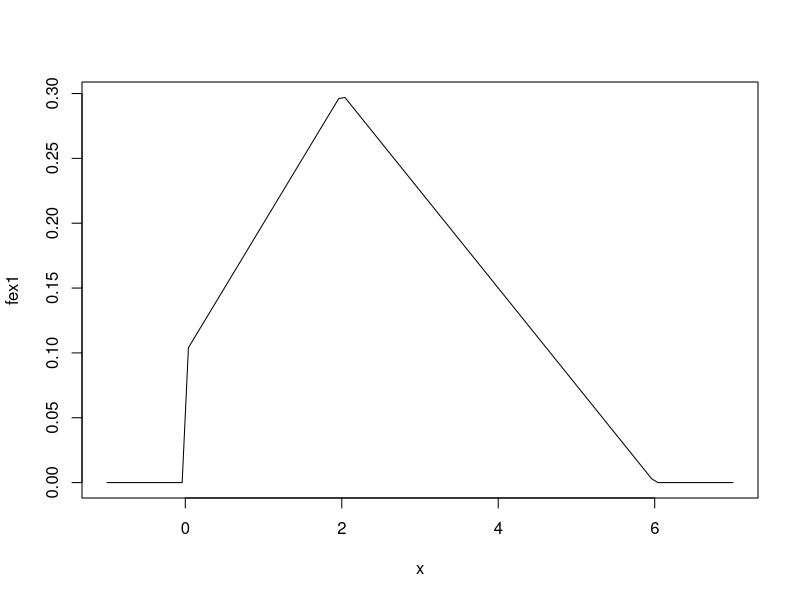
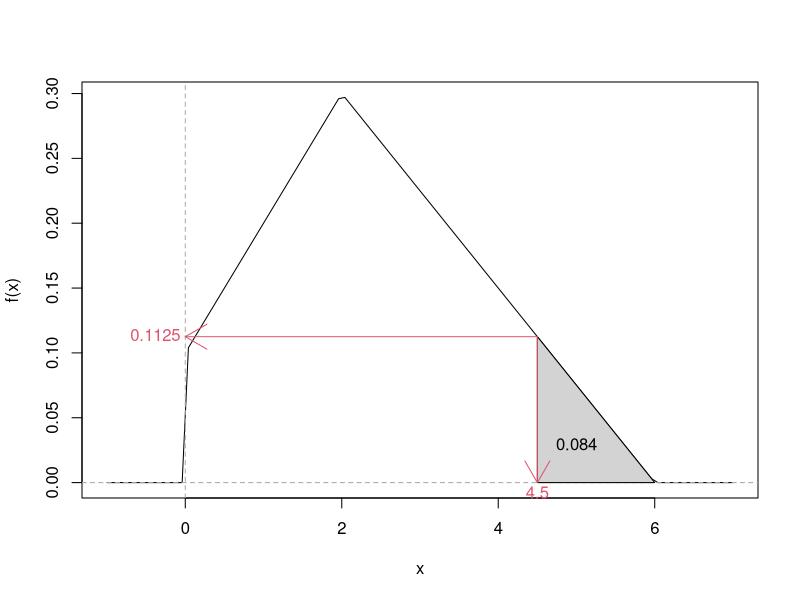

Reproduce these figures in R, in order.
##======================================================================
## Resolução dos exercícios da página probabilidade.html
##======================================================================

##----------------------------------------------------------------------
## ----- ex1
## a. Mostre que $f(x)$ é uma f.d.p.
fex1 <- function(x){
    fx <- numeric(length(x))
    fx[x < 0] <- 0
    fx[x >= 0 & x <= 2] <- (1/10) * x[x >= 0 & x <= 2] + (1/10)
    fx[x > 2 & x <= 6] <- (-3/40) * x[x > 2 & x <= 6] + (9/20)
    fx[x > 6] <- 0
    return(fx)
}
plot(fex1, -1, 7)
integrate(fex1, 0, 6)
## b. Qual a renda média nesta localidade?
## Cria uma função para a esperança
efex1 <- function(x) { x * fex1(x) }
integrate(efex1, 0, 6)
## c. Calcule a probabilidade de encontrar uma pessoa com renda acima
## de 4,5 u.m. e indique o resultado no gráfico da distribuição.
int <- integrate(fex1, 4.5, 6)
int
## Um exemplo de gráfico mais elaborado
plot(fex1, -1, 7, xlab = "x", ylab = "f(x)")
abline(h = 0, col = "darkgray", lty = 2)
abline(v = 0, col = "darkgray", lty = 2)
polygon(x = c(4.5, 4.5, 6), y = c(0, fex1(4.5), 0),
        dens = -1, col = "lightgray")
arrows(x0 = 4.5, y0 = fex1(4.5), x1 = 4.5, y1 = 0, col = 2)
arrows(x0 = 4.5, y0 = fex1(4.5), x1 = 0, y1 = fex1(4.5), col = 2)
text(x = 4.5, y = 0, labels = 4.5, pos = 1, offset = 0.25, col = 2)
text(x = 0, y = fex1(4.5), labels = fex1(4.5), pos = 2,
     offset = 0.25, col = 2)
text(x = 5, y = 0.03, labels = round(int$value, 3))
